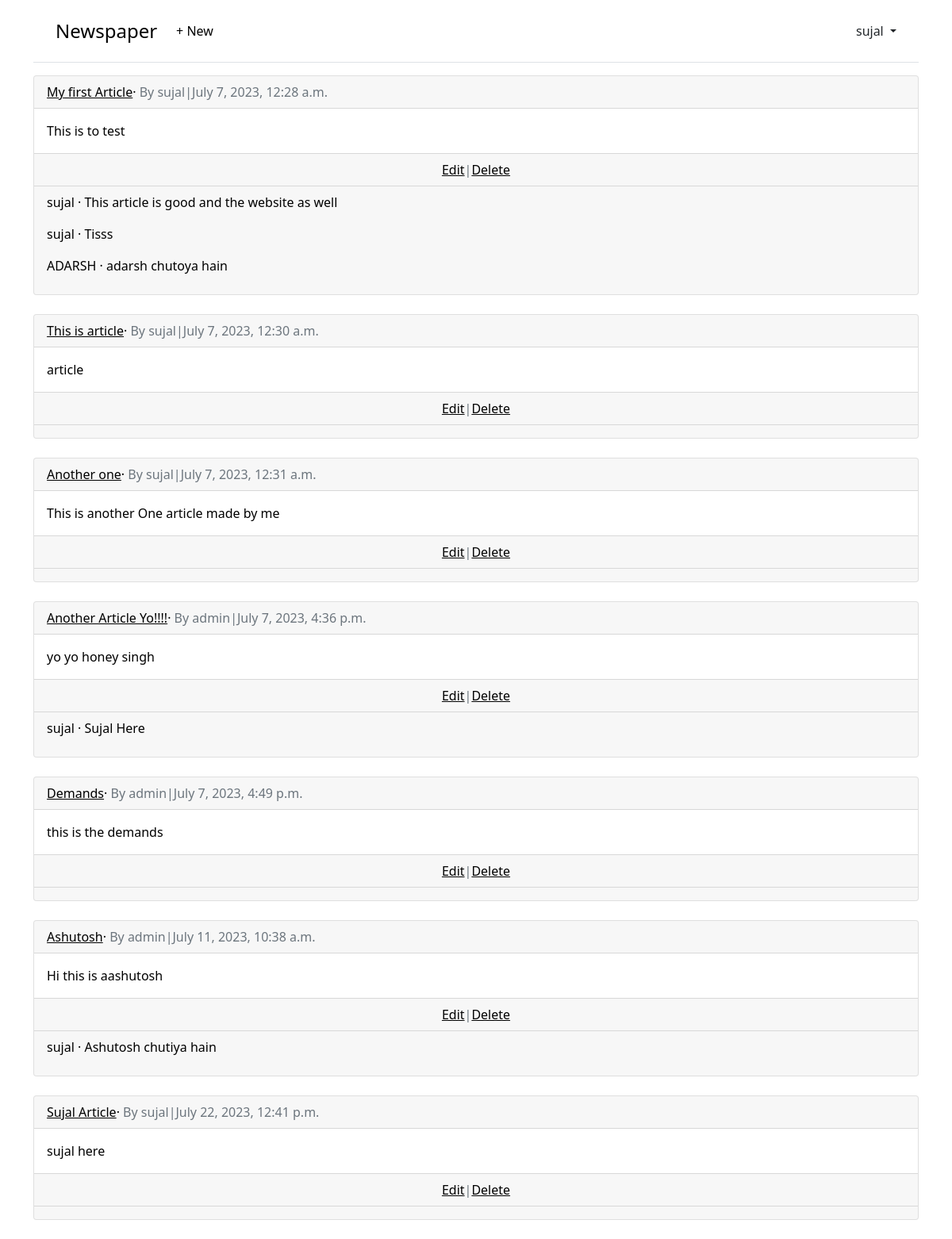
Page /articles/ (signed in) on the committed database.
### accounts/models.py (models this page shows)
class CustomUser(AbstractUser):
    age = models.PositiveBigIntegerField(null=True, blank=True)

### articles/models.py (models this page shows, shortened)
class Articles(models.Model):
    title = models.CharField(max_length=255)
    body = models.TextField()
    date = models.DateTimeField(auto_now_add=True)
    author = models.ForeignKey(settings.AUTH_USER_MODEL, on_delete=models.CASCADE)

class Comment(models.Model):
    article = models.ForeignKey(Articles, on_delete=models.CASCADE)
    comment = models.CharField(max_length=140)
    author = models.ForeignKey(settings.AUTH_USER_MODEL, on_delete=models.CASCADE)
    def __str__(self):
        return self.comment

### articles/views.py (the view)
# urls.py: path("", ArticleListView.as_view(), name="articleslist"),
class ArticleListView(LoginRequiredMixin, ListView):
    model = Articles
    template_name = "articleslist.html"

### templates/articleslist.html (shortened to what this page needs)
{% extends 'base.html' %}
{% block content %}
  {% for articles in articles_list %}
    <div style="color: black;" class="card">
      <div class="card-header">
        <span class="font-weight-bold"><a href="{% url 'articles_detail' articles.pk %}" style="color: black;">{{ articles.title }}</a></span>&middot;
        <span class="text-muted">By {{ articles.author }}|{{ articles.date }}</span>
      </div>
      <div class="card-body">{{ articles.body }}</div>
      <div class="card-footer text-center text-muted">
        <a href="{% url 'articles_edit' articles.pk %} " style="color: black;">Edit</a>|<a href="{% url 'articles_delete' articles.pk %}" style="color: black;">Delete</a>
      </div>
      <div class="card-footer">
        {% for comment in articles.comment_set.all %}
        <p>
          <span class="font-weight-bold">
            {{ comment.author }} &middot;
          </span>
          {{ comment }}
        </p>
      {% endfor %}
    </div>
    </div>
    <br />
  {% endfor %}
{% endblock %}

### templates/base.html (shortened to what this page needs)
<html>
  <head>
    <link href="https://cdn.jsdelivr.net/npm/bootstrap@5.1.3/dist/css/bootstrap.min.css" rel="stylesheet" />
  </head>
  <body style="background-image: url(https://thumbs.dreamstime.com/b/black-white-repeating-torn-newspaper-background-continuous-pattern-left-right-up-down-black-white-repeating-torn-133864679.jpg);">
    <div class="container">
      <header class="p-3 mb-3 border-bottom">
        <div class="container">
          <div class="d-flex flex-wrap align-items-center justify-content-center
        justify-content-lg-start">
        <a class="navbar-brand" style="color: black; font-size: 150%; "href="{% url 'home' %}">Newspaper</a>
        <ul class="nav col-12 col-lg-auto me-lg-auto mb-2 justify-content-center
          mb-md-0">
        {% if user.is_authenticated %}
        <li><a href="{% url 'articles_new' %}" style="color: black; font-size: 100%;" class="nav-link px-2 link-dark">+ New</a></li>
        </ul>
        <div class="dropdown text-end">
          <a href="#" class="d-block link-dark text-decoration-none dropdown-toggle"
            id="dropdownUser1" data-bs-toggle="dropdown" aria-expanded="false">
            {{ user.username }}
          </a>
        </div>
        {% endif %}
      </div>
    </div>
  </header>
    <main>
      {% block content %}
      {% endblock %}
    </main>
    </div>
  </body>
</html>

### rows in the picture
CustomUser: username "sujal"
Articles: title "My first Article", author "sujal", date "July 7, 2023, 12:28 a.m.", body "This is to test"
Comment: author "sujal", Comment "This article is good and the website as well"
Comment: author "sujal", Comment "Tisss"
Comment: author "ADARSH", Comment "adarsh chutoya hain"
Articles: title "This is article", author "sujal", date "July 7, 2023, 12:30 a.m.", body "article"
Articles: title "Another one", author "sujal", date "July 7, 2023, 12:31 a.m.", body "This is another One article made by me"
Articles: title "Another Article Yo!!!!", author "admin", date "July 7, 2023, 4:36 p.m.", body "yo yo honey singh"
Comment: author "sujal", Comment "Sujal Here"
Articles: title "Demands", author "admin", date "July 7, 2023, 4:49 p.m.", body "this is the demands"
Articles: title "Ashutosh", author "admin", date "July 11, 2023, 10:38 a.m.", body "Hi this is aashutosh"
Comment: author "sujal", Comment "Ashutosh chutiya hain"
Articles: title "Sujal Article", author "sujal", date "July 22, 2023, 12:41 p.m.", body "sujal here"
